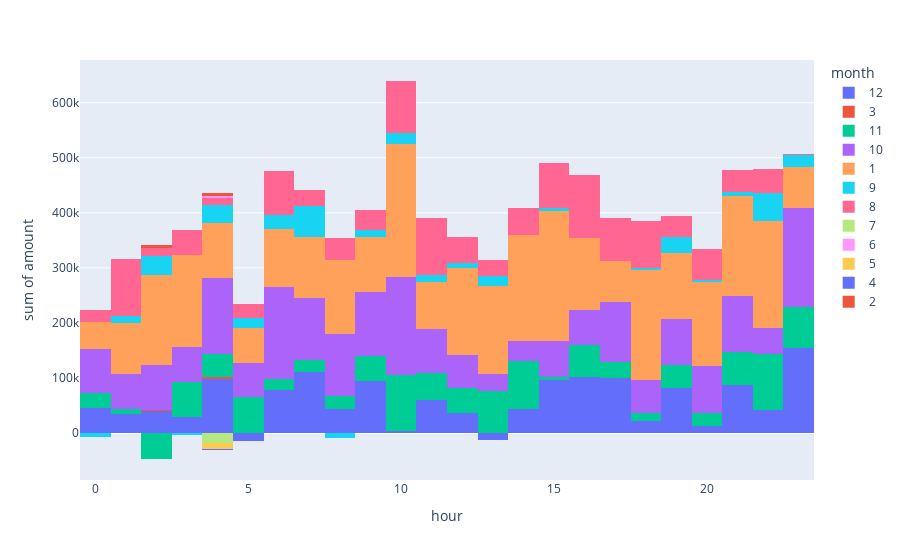

Notebook cell for this chart:
### Code cell
sum_amount_per_hour_fig = px.histogram(df[['month', 'amount', 'hour']], x='hour', y='amount', color='month')
sum_amount_per_hour_fig

### Figure 1 — Plotly figure (JSON) as saved in the notebook; plotly's stock layout.template omitted (floating-point values rounded to 4 significant figures; data arrays with more than 128 entries replaced by an {"elided": "..."} marker saying what was removed)
{"data": [{"alignmentgroup": "True", "bingroup": "x", "histfunc": "sum", "hovertemplate": "month=12<br>hour=%{x}<br>sum of amount=%{y}<extra></extra>", "legendgroup": "12", "marker": {"color": "#636efa", "pattern": {"shape": ""}}, "name": "12", "offsetgroup": "12", "orientation": "v", "showlegend": true, "type": "histogram", "x": {"elided": "4223 int values"}, "xaxis": "x", "y": {"elided": "4223 float values"}, "yaxis": "y"}, {"alignmentgroup": "True", "bingroup": "x", "histfunc": "sum", "hovertemplate": "month=3<br>hour=%{x}<br>sum of amount=%{y}<extra></extra>", "legendgroup": "3", "marker": {"color": "#EF553B", "pattern": {"shape": ""}}, "name": "3", "offsetgroup": "3", "orientation": "v", "showlegend": true, "type": "histogram", "x": {"elided": "154 int values"}, "xaxis": "x", "y": {"elided": "154 float values"}, "yaxis": "y"}, {"alignmentgroup": "True", "bingroup": "x", "histfunc": "sum", "hovertemplate": "month=11<br>hour=%{x}<br>sum of amount=%{y}<extra></extra>", "legendgroup": "11", "marker": {"color": "#00cc96", "pattern": {"shape": ""}}, "name": "11", "offsetgroup": "11", "orientation": "v", "showlegend": true, "type": "histogram", "x": {"elided": "2492 int values"}, "xaxis": "x", "y": {"elided": "2492 float values"}, "yaxis": "y"}, {"alignmentgroup": "True", "bingroup": "x", "histfunc": "sum", "hovertemplate": "month=10<br>hour=%{x}<br>sum of amount=%{y}<extra></extra>", "legendgroup": "10", "marker": {"color": "#ab63fa", "pattern": {"shape": ""}}, "name": "10", "offsetgroup": "10", "orientation": "v", "showlegend": true, "type": "histogram", "x": {"elided": "4135 int values"}, "xaxis": "x", "y": {"elided": "4135 float values"}, "yaxis": "y"}, {"alignmentgroup": "True", "bingroup": "x", "histfunc": "sum", "hovertemplate": "month=1<br>hour=%{x}<br>sum of amount=%{y}<extra></extra>", "legendgroup": "1", "marker": {"color": "#FFA15A", "pattern": {"shape": ""}}, "name": "1", "offsetgroup": "1", "orientation": "v", "showlegend": true, "type": "histogram", "x": {"elided": "3867 int values"}, "xaxis": "x", "y": {"elided": "3867 float values"}, "yaxis": "y"}, {"alignmentgroup": "True", "bingroup": "x", "histfunc": "sum", "hovertemplate": "month=9<br>hour=%{x}<br>sum of amount=%{y}<extra></extra>", "legendgroup": "9", "marker": {"color": "#19d3f3", "pattern": {"shape": ""}}, "name": "9", "offsetgroup": "9", "orientation": "v", "showlegend": true, "type": "histogram", "x": {"elided": "2311 int values"}, "xaxis": "x", "y": {"elided": "2311 float values"}, "yaxis": "y"}, {"alignmentgroup": "True", "bingroup": "x", "histfunc": "sum", "hovertemplate": "month=8<br>hour=%{x}<br>sum of amount=%{y}<extra></extra>", "legendgroup": "8", "marker": {"color": "#FF6692", "pattern": {"shape": ""}}, "name": "8", "offsetgroup": "8", "orientation": "v", "showlegend": true, "type": "histogram", "x": {"elided": "2191 int values"}, "xaxis": "x", "y": {"elided": "2191 float values"}, "yaxis": "y"}, {"alignmentgroup": "True", "bingroup": "x", "histfunc": "sum", "hovertemplate": "month=7<br>hour=%{x}<br>sum of amount=%{y}<extra></extra>", "legendgroup": "7", "marker": {"color": "#B6E880", "pattern": {"shape": ""}}, "name": "7", "offsetgroup": "7", "orientation": "v", "showlegend": true, "type": "histogram", "x": {"elided": "208 int values"}, "xaxis": "x", "y": {"elided": "208 float values"}, "yaxis": "y"}, {"alignmentgroup": "True", "bingroup": "x", "histfunc": "sum", "hovertemplate": "month=6<br>hour=%{x}<br>sum of amount=%{y}<extra></extra>", "legendgroup": "6", "marker": {"color": "#FF97FF", "pattern": {"shape": ""}}, "name": "6", "offsetgroup": "6", "orientation": "v", "showlegend": true, "type": "histogram", "x": [4, 5, 4, 4, 4, 4, 4, 4, 4, 4, 4, 4, 4, 4, 4, 4, 4, 4, 4, 4, 4, 4, 4, 4, 4, 4, 4, 4, 4, 4, 4, 4, 4, 4, 4, 4, 4, 4, 4, 4, 4, 4, 4, 4, 4, 4, 4, 4, 4, 4, 4, 4, 4, 4, 4, 4, 4, 4, 4, 4, 4, 4, 4, 4, 4, 4, 14, 4, 4, 4, 4, 4, 4, 4, 4, 4, 4, 4, 4, 4, 4, 4, 4, 4, 4, 14, 4, 4, 4, 4, 4, 4, 4, 4, 4, 4, 4, 4, 4, 4, 4, 4, 4, 4, 4, 4, 4, 4, 4, 4], "xaxis": "x", "y": [-78.22, 227.1, -9.46, -1467.0, 465.9, 238.8, -17.11, -9.65, -85.87, 241.3, -9.48, 206.4, -1409.0, -3.36, -67.02, -16.67, -10.83, -0.5, 1113.0, -80.9, -46.45, 103.6, 1559.0, -219.3, -46.43, -16.28, -39.28, -44.65, -12.54, -22.73, -21.93, -419.1, -390.2, -33.85, -61.68, -14.36, -16.44, -142.4, -9.6, -20.66, -46.43, -3.76, -96.28, -28.48, -164.5, -137.1, -80.9, -450.4, -3.82, 0.07, -40.94, -74.52, -9.4, -2.58, 37.59, -16.72, -41.35, -4.26, -61.85, -83.28, -11.41, -25.35, -94.31, 264.2, -14.96, 3777.0, -49.55, -88.33, -8.11, -19.94, -40.53, -117.6, -861.7, 87.36, 2059.0, -10.05, -178.2, -29.77, -30.84, 34.94, -22.29, -11.55, -20.8, 1101.0, -48.62, -29.73, -368.3, -10.45, -57.68, -126.9, -45.44, -14.87, -29.13, -11.71, -17.26, -10.4, -25.35, -19.24, -23.23, 1008.0, -39.94, -56.73, -322.5, -13.57, 959.1, -68.77, -17.35, -241.8, 89.54, -17.74], "yaxis": "y"}, {"alignmentgroup": "True", "bingroup": "x", "histfunc": "sum", "hovertemplate": "month=5<br>hour=%{x}<br>sum of amount=%{y}<extra></extra>", "legendgroup": "5", "marker": {"color": "#FECB52", "pattern": {"shape": ""}}, "name": "5", "offsetgroup": "5", "orientation": "v", "showlegend": true, "type": "histogram", "x": [4, 4, 4, 4, 4, 4, 4, 4, 4, 4, 4, 4, 4, 4, 4, 4, 4, 4, 4, 4, 4, 4, 4, 4, 4, 4, 4, 4, 4, 4, 4, 4, 4, 4, 4], "xaxis": "x", "y": [-8.5, -77.7, -85.08, 1344.0, -17.1, -44, -81.89, 11.98, -329.0, -329.0, 262.6, -124.1, -1467.0, 86.89, -390.2, -8.18, -219.3, -38.42, -82.34, 92.51, -141.8, -21.35, -24.38, -4124.0, -10.74, -456.7, -52.72, -75.67, 11.65, -6.12, 965.9, -29.77, -5152.0, -1247.0, -123.6], "yaxis": "y"}, {"alignmentgroup": "True", "bingroup": "x", "histfunc": "sum", "hovertemplate": "month=4<br>hour=%{x}<br>sum of amount=%{y}<extra></extra>", "legendgroup": "4", "marker": {"color": "#636efa", "pattern": {"shape": ""}}, "name": "4", "offsetgroup": "4", "orientation": "v", "showlegend": true, "type": "histogram", "x": [2, 2, 2, 4, 0, 2, 2, 2, 2, 4, 2, 4, 2, 2, 2, 4, 4, 4, 2, 4, 4, 2, 2, 2, 2, 4, 2, 4, 2, 2, 2, 2, 0, 4, 2, 4, 0, 2, 2, 2, 2, 4, 4, 2, 2, 2, 2, 2, 2, 2, 2, 2, 2, 4, 4, 4, 2, 2, 0, 2, 2, 2, 2, 4, 4, 2, 4, 2, 2, 2, 2, 2, 2, 2, 2, 4, 4, 2], "xaxis": "x", "y": [-275.8, 294.6, -45.62, -18.76, -105.1, -8.12, -18.98, 22.88, -27.5, -17.67, 506.2, -9.53, 125.8, -114.2, 1.07, -57.86, -424, -11.91, -18.58, -240.0, -142.9, 105.0, 8.71, -55.33, 108.5, 128.0, -11.09, -281.2, -1.53, -23.54, 16.55, -15.74, -205.2, -448.5, 0.82, -50.69, -80.06, -1.17, -43.13, -2.32, -133.1, 59.78, -54.77, -9.71, -8.34, -20.8, -22.41, -9.24, -11.31, -10.85, -52.48, 189.7, -23.98, -21.94, -0.25, 15.13, -10.35, -492.8, -14.13, -22.28, -14.16, -16.43, -14.96, -21.4, -145.6, -21, -17.82, -51.77, -51.77, -22.28, 22.49, -7.23, -2.32, -49, -4.94, 46, 17.7, -1.62], "yaxis": "y"}, {"alignmentgroup": "True", "bingroup": "x", "histfunc": "sum", "hovertemplate": "month=2<br>hour=%{x}<br>sum of amount=%{y}<extra></extra>", "legendgroup": "2", "marker": {"color": "#EF553B", "pattern": {"shape": ""}}, "name": "2", "offsetgroup": "2", "orientation": "v", "showlegend": true, "type": "histogram", "x": {"elided": "196 int values"}, "xaxis": "x", "y": {"elided": "196 float values"}, "yaxis": "y"}], "layout": {"barmode": "relative", "legend": {"title": {"text": "month"}, "tracegroupgap": 0}, "margin": {"t": 60}, "xaxis": {"anchor": "y", "domain": [0, 1], "title": {"text": "hour"}}, "yaxis": {"anchor": "x", "domain": [0, 1], "title": {"text": "sum of amount"}}}}
